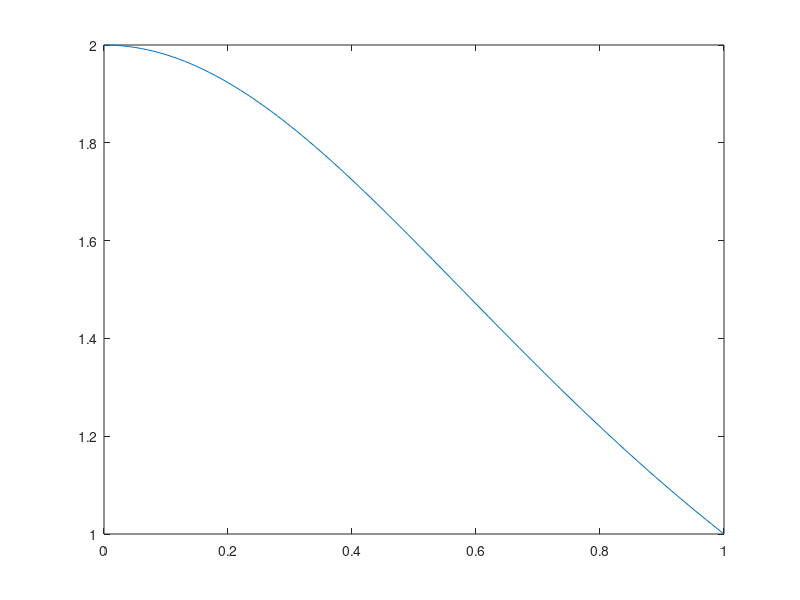

Source code (MATLAB): (Note: this script raises an error after producing the figure.)
f = @(x) 2./(1+x.^2);
samples = 0:0.01:1;
y = arrayfun(f, samples);

integral(f, 0,1)

a = 0;
b = 1;
n = size(samples,2)-1;



approx = (b-a)/(2*n) * (f(a)+f(b) + 2*sum(arrayfun(f, samples(2:end-1))));

fprintf("integral approx:  %f\n", approx);

plot(samples, y);
hold on


pgon = polyshape([0 0 1 1],[0 f(0) f(1) 0]);
plot(pgon);


%simpson

temp = (samples(2:end) + samples(1:end-1))/2;

approx_s = (b-a)/(6*n) * (f(a)+f(b) + 4*sum(arrayfun(f, temp))+ 2*sum(arrayfun(f, samples(2:end-1))));

fprintf("simpson approx:  %f\n", approx_s);